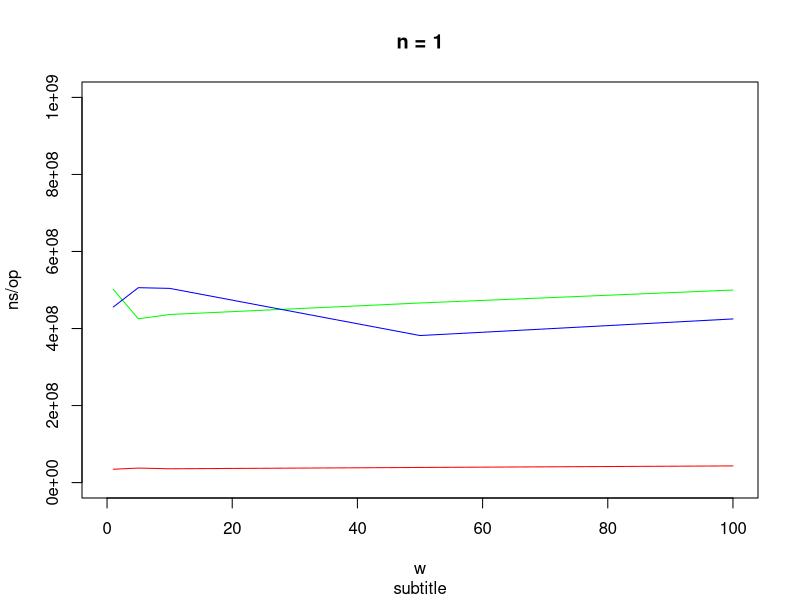

Write R code to recreate this figure. (Note: this script raises an error after producing the figure.)
d <- read.csv(file="./delayed.csv", head=TRUE, sep=",")
# summary(d)
names(d)

for (my_n in unique(d[,2], incomparables = FALSE)) {
  
  with_n <- subset(d, n == my_n, 
                    select=c(mode, n, w, t_per_op))
  #qprint(with_n)
  xs <- unique(with_n[,3], incomparables = FALSE) 
  mode0 <- subset(with_n, mode == 0, select=c(t_per_op))
  mode1 <- subset(with_n, mode == 1, select=c(t_per_op))
  mode2 <- subset(with_n, mode == 2, select=c(t_per_op))
  mode3 <- subset(with_n, mode == 3, select=c(t_per_op))
  title <- paste(c("n =", my_n), collapse = " ")
  
  plot(xs, mode0[,1], col='green', type='l', xlim=c(0.0, max(xs)), ylim=c(0.0, 1000000000), xlab='w', ylab='ns/op', sub='subtitle', main=title)
  par(new=T)
  plot(xs, mode1[,1], col='blue', type='l', xlim=c(0.0, max(xs)), ylim=c(0.0, 1000000000), xlab='', ylab='', axes=F)
  par(new=T)
  plot(xs, mode2[,1], col='red', type='l', xlim=c(0.0, max(xs)), ylim=c(0.0, 1000000000), xlab='', ylab='', axes=F)
  par(new=T)
  plot(xs, mode3[,1], col='black', type='l', xlim=c(0.0, max(xs)), ylim=c(0.0, 1000000000), xlab='', ylab='', axes=F)
}

for (my_w in unique(d[,3], incomparables = FALSE)) {
  
  with_w <- subset(d, w == my_w, 
                   select=c(mode, n, w, t_per_op))
  print(with_w)
  xs <- unique(with_w[,2], incomparables = FALSE) 
  mode0 <- subset(with_w, mode == 0, select=c(t_per_op))
  mode1 <- subset(with_w, mode == 1, select=c(t_per_op))
  mode2 <- subset(with_w, mode == 2, select=c(t_per_op))
  mode3 <- subset(with_n, mode == 3, select=c(t_per_op))
  title <- paste(c("w =", my_w), collapse = " ")
  
  plot(xs, mode0[,1], col='green', type='l', xlim=c(0.0, max(xs)), ylim=c(0.0, 1000000000), xlab='n', ylab='ns/op', sub='subtitle', main=title)
  par(new=T)
  plot(xs, mode1[,1], col='blue', type='l', xlim=c(0.0, max(xs)), ylim=c(0.0, 1000000000), xlab='', ylab='', axes=F)
  par(new=T)
  plot(xs, mode2[,1], col='red', type='l', xlim=c(0.0, max(xs)), ylim=c(0.0, 1000000000), xlab='', ylab='', axes=F)
  par(new=T)
  plot(xs, mode3[,1], col='black', type='l', xlim=c(0.0, max(xs)), ylim=c(0.0, 1000000000), xlab='', ylab='', axes=F)
}
